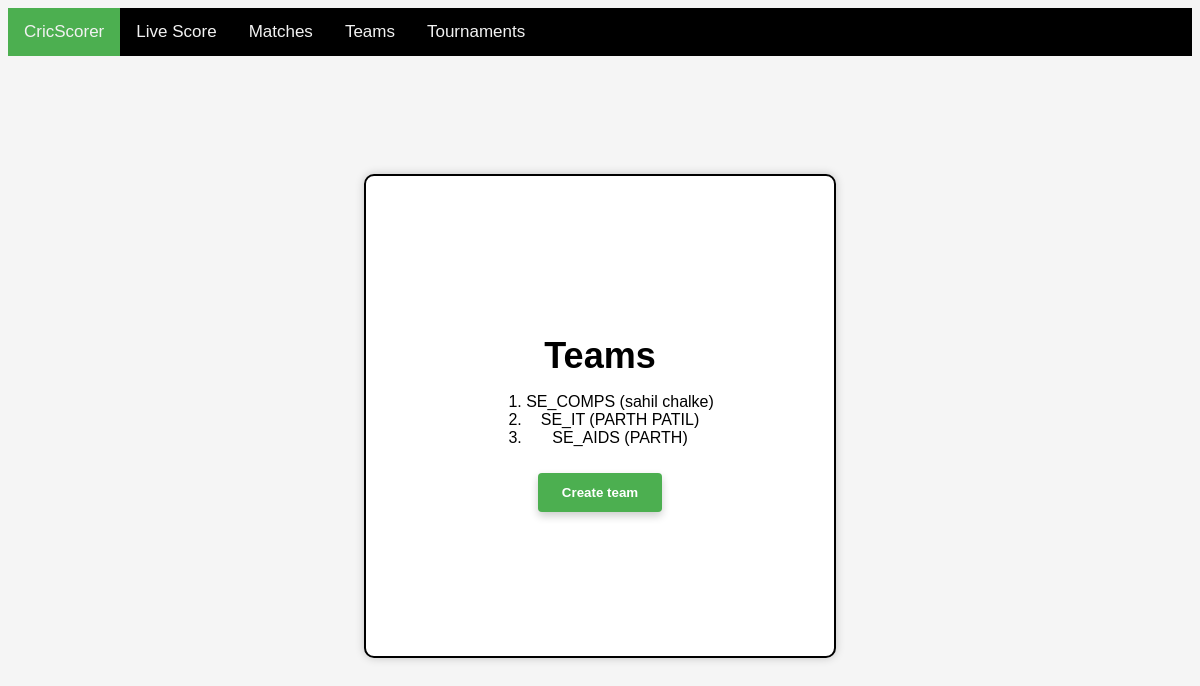
The page /list_teams/ on the database its author committed.
### scoring/models.py (models this page shows, shortened)
class Team(models.Model):
    name = models.CharField(max_length=200, unique=True)
    captian_name = models.CharField(max_length=200, null=True)

### scoring/views.py (the view)
# urls.py: path('list_teams/', views.team_list, name="team_list"),
def team_list(request):
    teams = Team.objects.all()
    return render(request, ['scoring/team_list.html', 'scoring/make_match.html'], {'teams': teams})

### scoring/templates/scoring/team_list.html
{% extends 'scoring/base.html' %}
{% block content %}
<div class="center">
  <div class="container">
    <div class="container-box">
  <h1>Teams</h1>
  {% if teams %}
    <ol>
    {% for team in teams %}
      <li>{{ team.name }} ({{ team.captian_name }})</li>
    {% endfor %}
    </ol>
  {% else %}
    <p>No teams yet.</p>
  {% endif %}
  <button  type='submit' onclick=location.href="{% url 'team_create' %}">Create team</button>
    </div>
  </div>
</div>
{% endblock %}

### scoring/static/scoring/score.css (style rules this page uses)
.container { max-width: 500px; margin: 0 auto; padding: 20px; background-color: #FFFFFF; box-shadow: 0 0 10px rgba(0, 0, 0, 0.2); border-radius: 5px; }
button { padding: 12px 24px; margin: 10px; background-color: #4CAF50; color: white; border: none; cursor: pointer; border-radius: 4px; box-shadow: 0 4px 8px 0 rgba(0, 0, 0, 0.2); transition: 0.3s; font-weight: bold; }

### scoring/static/scoring/makematch.css (style rules this page uses)
.center { display: flex; justify-content: center; align-items: center; height: 90vh; }
.container { background-color: white; border: 2px solid black; border-radius: 10px; padding: 120px; text-align: center; display: flex; justify-content: center; align-items: center; display: flex; justify-content: center; align-items: center; height: 30vh; }
h1, p { text-align: center; }
h1 { margin-bottom: 10px; font-size: 36px; font-weight: bold; }

### rows shown on the page
Team: name "SE_COMPS", captian_name "sahil chalke"
Team: name "SE_IT", captian_name "PARTH PATIL"
Team: name "SE_AIDS", captian_name "PARTH"
